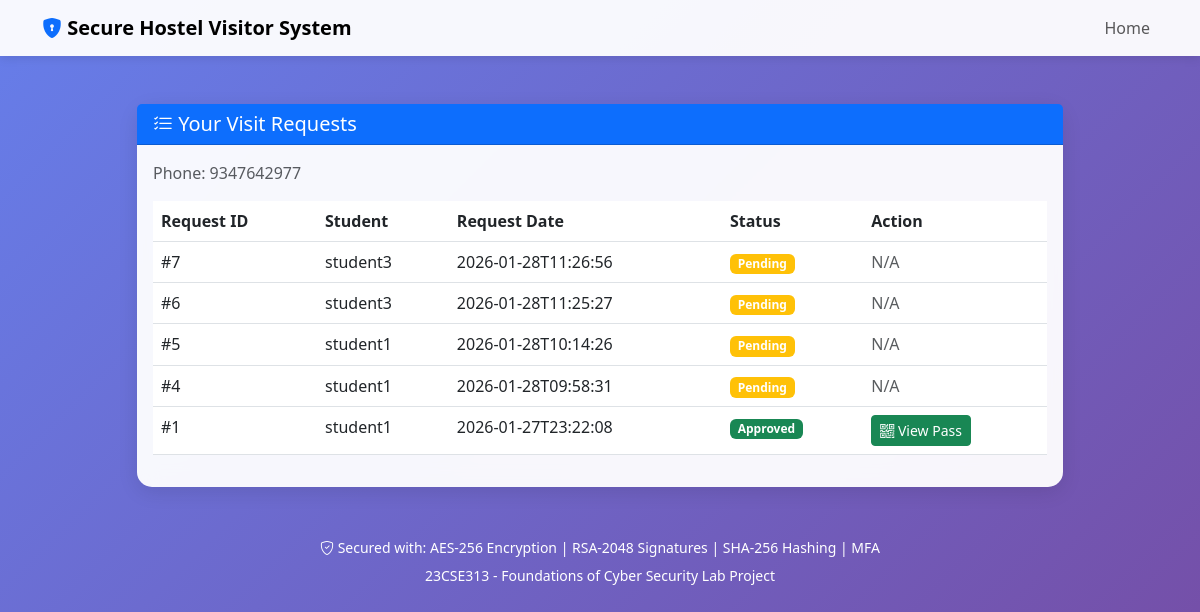
Page /visitor/status/9347642977 on the committed database.
### tables this page shows
CREATE TABLE visit_requests (
    id INTEGER PRIMARY KEY AUTOINCREMENT,
    visitor_id INTEGER NOT NULL,
    student_id INTEGER NOT NULL,
    status TEXT DEFAULT 'Pending' CHECK(status IN ('Pending', 'Approved', 'Rejected')),
    request_date TIMESTAMP NOT NULL,
    approved_date TIMESTAMP,
    FOREIGN KEY (visitor_id) REFERENCES visitors(id),
    FOREIGN KEY (student_id) REFERENCES users(id)
);

CREATE TABLE users (
    id INTEGER PRIMARY KEY AUTOINCREMENT,
    username TEXT UNIQUE NOT NULL,
    password_hash TEXT NOT NULL,
    password_salt TEXT NOT NULL,
    role TEXT NOT NULL CHECK(role IN ('Student', 'Warden')),
    email TEXT,
    created_at TIMESTAMP DEFAULT CURRENT_TIMESTAMP
);

### app.py (the view)
@app.route('/visitor/status/<phone>')
def visitor_status(phone):
    conn = get_db()
    requests = conn.execute('''SELECT vr.id, vr.status, vr.request_date, vr.approved_date, u.username as student
                              FROM visit_requests vr JOIN visitors v ON vr.visitor_id = v.id
                              JOIN users u ON vr.student_id = u.id WHERE v.phone = ? ORDER BY vr.request_date DESC''', (phone,)).fetchall()
    conn.close()
    return render_template('visitor_status.html', requests=[dict(r) for r in requests], phone=phone)

### app.py (called while the page is built)
def get_db():
    conn = sqlite3.connect('database/hostel.db')
    conn.row_factory = sqlite3.Row
    return conn

### templates/visitor_status.html (shortened to what this page needs)
{% extends "base.html" %}
{% block content %}
<div class="row justify-content-center">
    <div class="col-md-10">
        <div class="card">
            <div class="card-header bg-primary text-white">
                <h5 class="mb-0"><i class="bi bi-list-check"></i> Your Visit Requests</h5>
            </div>
            <div class="card-body">
                <p class="text-muted">Phone: {{ phone }}</p>
                {% if requests %}
                    <div class="table-responsive">
                        <table class="table table-hover">
                            <thead>
                                <tr>
                                    <th>Request ID</th>
                                    <th>Student</th>
                                    <th>Request Date</th>
                                    <th>Status</th>
                                    <th>Action</th>
                                </tr>
                            </thead>
                            <tbody>
                                {% for req in requests %}
                                <tr>
                                    <td>#{{ req.id }}</td>
                                    <td>{{ req.student }}</td>
                                    <td>{{ req.request_date[:19] }}</td>
                                    <td>
                                        {% if req.status == 'Approved' %}
                                            <span class="badge bg-success">Approved</span>
                                        {% elif req.status == 'Rejected' %}
                                            <span class="badge bg-danger">Rejected</span>
                                        {% else %}
                                            <span class="badge bg-warning">Pending</span>
                                        {% endif %}
                                    </td>
                                    <td>
                                        {% if req.status == 'Approved' %}
                                            <a href="{{ url_for('visitor_pass', request_id=req.id) }}"
                                               class="btn btn-sm btn-success">
                                                <i class="bi bi-qr-code"></i> View Pass
                                            </a>
                                        {% else %}
                                            <span class="text-muted">N/A</span>
                                        {% endif %}
                                    </td>
                                </tr>
                                {% endfor %}
                            </tbody>
                        </table>
                    </div>
                {% else %}
                    <div class="alert alert-info">
                        <i class="bi bi-info-circle"></i>
                        No requests found for this phone number.
                    </div>
                {% endif %}
            </div>
        </div>
    </div>
</div>
{% endblock %}

### templates/base.html (shortened to what this page needs)
<!DOCTYPE html>
<html lang="en">
<head>
    <link href="https://cdn.jsdelivr.net/npm/bootstrap@5.3.0/dist/css/bootstrap.min.css" rel="stylesheet">
    <link rel="stylesheet" href="https://cdn.jsdelivr.net/npm/bootstrap-icons@1.10.0/font/bootstrap-icons.css">
</head>
<body>
    <nav class="navbar navbar-expand-lg navbar-light">
        <div class="container">
            <a class="navbar-brand fw-bold" href="/">
                <i class="bi bi-shield-lock-fill text-primary"></i>
                Secure Hostel Visitor System
            </a>
            <div class="collapse navbar-collapse" id="navbarNav">
                <ul class="navbar-nav ms-auto">
                    {% if session.get('user_id') %}
                        <li class="nav-item">
                            <span class="nav-link">
                                <i class="bi bi-person-circle"></i>
                                {{ session.get('username') }} ({{ session.get('role') }})
                            </span>
                        </li>
                        <li class="nav-item">
                            {% if session.get('role') == 'Student' %}
                                <a class="nav-link" href="{{ url_for('student_logout') }}">
                                    <i class="bi bi-box-arrow-right"></i> Logout
                                </a>
                            {% elif session.get('role') == 'Warden' %}
                                <a class="nav-link" href="{{ url_for('warden_logout') }}">
                                    <i class="bi bi-box-arrow-right"></i> Logout
                                </a>
                            {% endif %}
                        </li>
                    {% else %}
                        <li class="nav-item">
                            <a class="nav-link" href="/">Home</a>
                        </li>
                    {% endif %}
                </ul>
            </div>
        </div>
    </nav>
    <div class="container my-5">
        {% block content %}{% endblock %}
    </div>
    <footer class="text-center text-white mt-5 pb-3">
        <div class="container">
            <p class="mb-1">
                <small>
                    <i class="bi bi-shield-check"></i>
                    Secured with: AES-256 Encryption | RSA-2048 Signatures | SHA-256 Hashing | MFA
                </small>
            </p>
            <p class="mb-0">
                <small>23CSE313 - Foundations of Cyber Security Lab Project</small>
            </p>
        </div>
    </footer>
</body>
</html>

### templates/base.html (style rules this page uses)
:root { --primary-color: #2c3e50; --secondary-color: #3498db; --success-color: #27ae60; --danger-color: #e74c3c; --warning-color: #f39c12; }
body { background: linear-gradient(135deg, #667eea 0%, #764ba2 100%); min-height: 100vh; font-family: 'Segoe UI', Tahoma, Geneva, Verdana, sans-serif; }
.navbar { background: rgba(255, 255, 255, 0.95) !important; box-shadow: 0 2px 10px rgba(0,0,0,0.1); }
.card { border: none; border-radius: 15px; box-shadow: 0 5px 20px rgba(0,0,0,0.1); backdrop-filter: blur(10px); background: rgba(255, 255, 255, 0.95); }

### rows in the picture
visit_requests: id "7", student "student3", request_date "2026-01-28T11:26:56", status "Pending"
visit_requests: id "6", student "student3", request_date "2026-01-28T11:25:27", status "Pending"
visit_requests: id "5", student "student1", request_date "2026-01-28T10:14:26", status "Pending"
visit_requests: id "4", student "student1", request_date "2026-01-28T09:58:31", status "Pending"
visit_requests: id "1", student "student1", request_date "2026-01-27T23:22:08", status "Approved"

### other values in the picture
{{ phone }} "9347642977"
